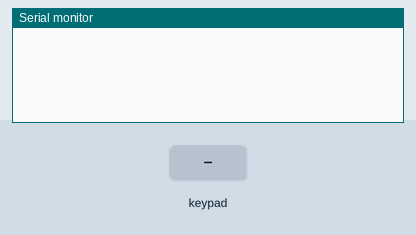
This program was run on a simulated Arduino Micro, built with avr-gcc and run on an emulated ATmega32U4. Parts: the last lines printed to the serial monitor. Wiring (inferred from the names in the program): 4×4 keypad with keys 1 2 3 A 4 5 6 B 7 8 9 C * 0 # D (labels assumed): rows pin 2, pin 3, pin 4, pin 5; columns pin 6, pin 7, pin 8, pin 9. The test bench sets the inputs (shaded band).

Above: at 1.2 s.
1.3 s: key '1' pressed
At 2.6 s:
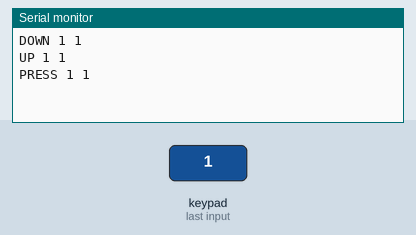
2.9 s: keypad keys 2 3 4 5 pressed 0.4 s apart
At 3.03 s:
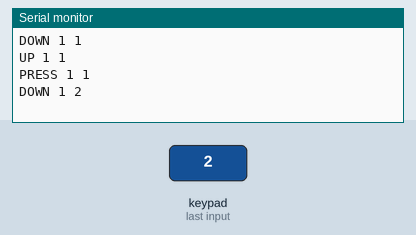
6.0 s: key 'A' pressed
At 7.7 s:
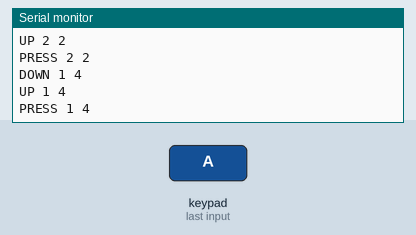
Timing chart, 0 to 9.2 s (numbered marks = the images above; inputs shaded):
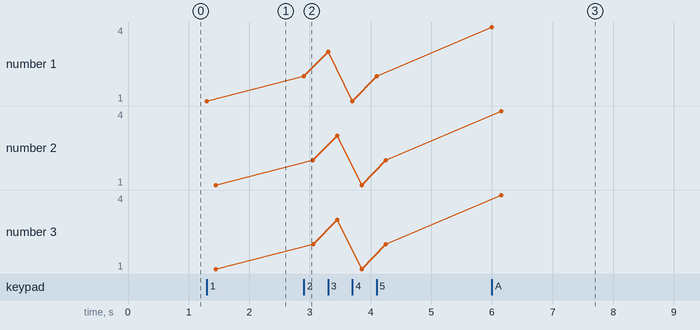

The program:

main.cpp
```cpp
#include <Arduino.h>

const uint8_t ROW_PINS[4] = {2, 3, 4, 5};
const uint8_t COL_PINS[4] = {6, 7, 8, 9};
const unsigned long DEBOUNCE_MS = 20;
const unsigned long LONG_PRESS_MS = 1000;
const unsigned long REPEAT_MS = 500;

struct KeyState {
  bool pressed;
  unsigned long lastChange;
  unsigned long downTime;
  unsigned long lastRepeat;
};

KeyState keys[4][4] = {};

void emit(const __FlashStringHelper *evt, uint8_t r, uint8_t c) {
  Serial.print(evt);
  Serial.print(' ');
  Serial.print(r + 1);
  Serial.print(' ');
  Serial.println(c + 1);
}

void setup() {
  Serial.begin(9600);
  for (uint8_t r = 0; r < 4; r++) {
    pinMode(ROW_PINS[r], OUTPUT);
    digitalWrite(ROW_PINS[r], HIGH);
  }
  for (uint8_t c = 0; c < 4; c++) pinMode(COL_PINS[c], INPUT_PULLUP);
}

void loop() {
  unsigned long now = millis();
  for (uint8_t r = 0; r < 4; r++) {
    for (uint8_t i = 0; i < 4; i++) digitalWrite(ROW_PINS[i], HIGH);
    digitalWrite(ROW_PINS[r], LOW);
    delayMicroseconds(10);
    for (uint8_t c = 0; c < 4; c++) {
      KeyState &k = keys[r][c];
      bool raw = digitalRead(COL_PINS[c]) == LOW;
      if (raw != k.pressed && now - k.lastChange >= DEBOUNCE_MS) {
        k.pressed = raw;
        k.lastChange = now;
        if (raw) {
          k.downTime = now;
          k.lastRepeat = now;
          emit(F("DOWN"), r, c);
        } else {
          emit(F("UP"), r, c);
          emit(now - k.downTime < LONG_PRESS_MS ? F("PRESS") : F("LONG_PRESS"), r, c);
        }
      } else if (k.pressed && now - k.lastRepeat >= REPEAT_MS) {
        k.lastRepeat = now;
        emit(F("PRESSED"), r, c);
      }
    }
  }
}
```

Measured:
- after the input at 1.3 s, the serial monitor: prints a new line at once (image 1)
- after the input at 2.9 s, the serial monitor: prints a new line at once (image 2)
- after the input at 6.0 s, the serial monitor: prints a new line at once (image 3)
- plotted number 1: 1 → 2 after the input at 2.9 s, 2 → 4 after the input at 6.0 s
- plotted number 2: 1 → 2 after the input at 2.9 s, 2 → 4 after the input at 6.0 s
- plotted number 3: 1 → 2 after the input at 2.9 s, 2 → 4 after the input at 6.0 s
